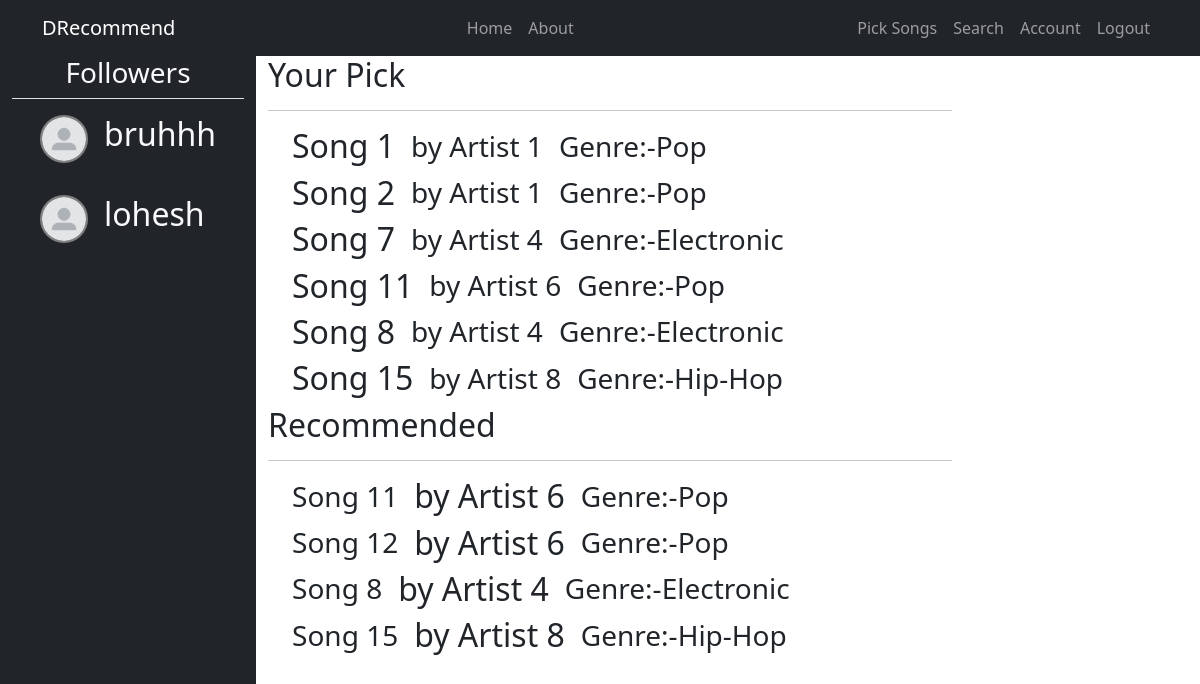
Screenshot of /home (signed in) with the database file from the repository.
### DRecommend/models.py (models this page shows)
class Follower(db.Model):
    id = db.Column(db.Integer, primary_key=True)
    username = db.Column(db.String(20), unique=True, nullable=False)
    email = db.Column(db.String(120), unique=True, nullable=False)
    image_file = db.Column(db.String(20), nullable=False, default='default.jpg')
    follower_user_id= db.Column(db.Integer, nullable=False)
    following_id= db.Column(db.Integer, db.ForeignKey('user.id'), nullable=False)

class Song(db.Model):
    id = db.Column(db.Integer, primary_key=True)
    song_name = db.Column(db.String(20), unique=True, nullable=False)
    artist = db.Column(db.String(20), nullable=False)
    rating = db.Column(db.Float, nullable=False)
    genre = db.Column(db.String(20), nullable=False)

### DRecommend/routes.py (the view)
@app.route('/home')
@login_required
def home():
    user=User.query.filter_by(username=current_user.username).first()
    followers=user.followers
    songs=user.listening
    recommended=recommondations(followers,songs)
    return render_template('home.html',followers=followers,user=user,songs=songs,recommended=recommended)

### DRecommend/models.py (called while the page is built)
@login_manager.user_loader
def load_user(user_id):
    return User.query.get(int(user_id))

### DRecommend/routes.py (called while the page is built)
def genreFilter(sample_list,songs):
    filteredList=[]
    for song in songs:
        for follower_pick in sample_list:
            if (follower_pick.genre==song.genre) and (follower_pick not in filteredList):
                filteredList.append(follower_pick)
    return filteredList

def recommondations(followers,songs):
    sample_list=[]
    for follower in followers:
        follower_user=User.query.get(follower.follower_user_id)
        follower_picks=follower_user.listening
        for follower_pick in follower_picks:
            if (follower_pick not in sample_list):
                sample_list.append(follower_pick)
    sample_list2 = genreFilter(sample_list,songs)
    return sample_list2

### DRecommend/templates/home.html
{% extends "layout.html" %}
{% block content %}
    <h2>Your Pick</h2>
    <hr>
    <div class="container-fluid d-flex flex-column justify-content-center align-items-center">
        {% for song in songs %}
        <div class="container border-dark d-flex justify-content-start align-items-center gap-3 ">
            <h2>{{ song.song_name }}</h2>
            <h3>by <span>{{song.artist}}</span></h3>
            <h3>  Genre:-<span>{{song.genre}}</span></h3>
        </div>
        {% endfor %}
    </div>
    <h2>Recommended</h2>
    <hr>
    <div class="container-fluid d-flex flex-column justify-content-center align-items-center">
        {% for song in recommended %}
        <div class="container border-dark d-flex justify-content-start align-items-center gap-3 ">
            <h3>{{ song.song_name }}</h3>
            <h2>by <span>{{song.artist}}</span></h2>
            <h3>  Genre:-<span>{{song.genre}}</span></h3>
        </div>
        {% endfor %}
    </div>
{% endblock content %}

### DRecommend/templates/layout.html (shortened to what this page needs)
<!DOCTYPE html>
<html lang="en">
<head>
    <link rel="stylesheet" href="{{ url_for('static', filename='css/main.css') }}">
    <link href="https://cdn.jsdelivr.net/npm/bootstrap@5.0.2/dist/css/bootstrap.min.css" rel="stylesheet">
</head>
<body>
    <header>
        <nav class="navbar navbar-expand navbar-dark bg-dark">
            <div class="container">
                <a href="" class="navbar-brand">DRecommend</a>
                <ul class="navbar-nav">
                    <li class="nav-item"><a href="{{ url_for('home') }}" class="nav-link">Home</a></li>
                    <li class="nav-item"><a href="" class="nav-link">About</a></li>
                </ul>
                <ul class="navbar-nav">
                    {% if current_user.is_authenticated %}
                        <li class="nav-item"><a href="{{ url_for('pick_songs') }}" class="nav-link">Pick Songs</a></li>
                        <li class="nav-item"><a href="{{ url_for('search') }}" class="nav-link">Search</a></li>
                        <li class="nav-item"><a href="{{ url_for('account') }}" class="nav-link">Account</a></li>
                        <li class="nav-item"><a href="{{ url_for('logout') }}" class="nav-link">Logout</a></li>
                    {% else %}
                        <li class="nav-item"><a href="{{ url_for('register') }}" class="nav-link">Register</a></li>
                        <li class="nav-item"><a href="{{ url_for('login') }}" class="nav-link">Login</a></li>
                    {% endif %}
                </ul>
            </div>
        </nav>
    </header>
    <main class="main-wrapper">
        {% if current_user.is_authenticated %}
        <aside class="bg-dark d-flex flex-column align-items-stretch container-fluid">
            <div class="text-center container text-light border-bottom"><h3>Followers</h3></div>
            <div class="d-flex flex-column width">
                {% if followers %}
                    {% for follower in followers %}
                    <div class="container border-dark d-flex justify-content-start gap-3 m-3">
                        <a href="{{url_for('user_account',user_id=follower.follower_user_id)}}">
                            <img class="display-img" src="{{url_for('static',filename='profile_pics/'+ follower.image_file)}}" alt="">
                        </a>
                        <div class="display-content">
                            <h2><span class="text-light">{{follower.username}}</span></h2>
                        </div>
                    </div>
                    {% endfor %}
                {% endif %}
            </div>
        </aside>
        {% else %}
        <aside></aside>
        {% endif %}
        <main class="main-content container">
            {% block content %}
            {% endblock %}
        </main>
        <aside></aside>
    </main>
</body>
</html>

### DRecommend/static/css/main.css (style rules this page uses)
body { min-height: 100vh; }
.main-wrapper { min-height: 100vh; display: grid; grid-template-columns: 1fr 3fr 1fr; }
.display-img { border-radius: 50%; border: 2px solid gray; width: 3rem; height: 3rem; }

### rows the page displays
Follower: image_file (placeholder picture), username "bruhhh"
Follower: image_file (placeholder picture), username "lohesh"
Song: song_name "Song 1", artist "Artist 1", genre "Pop"
Song: song_name "Song 2", artist "Artist 1", genre "Pop"
Song: song_name "Song 7", artist "Artist 4", genre "Electronic"
Song: song_name "Song 11", artist "Artist 6", genre "Pop"
Song: song_name "Song 8", artist "Artist 4", genre "Electronic"
Song: song_name "Song 15", artist "Artist 8", genre "Hip-Hop"
Song: song_name "Song 12", artist "Artist 6", genre "Pop"
